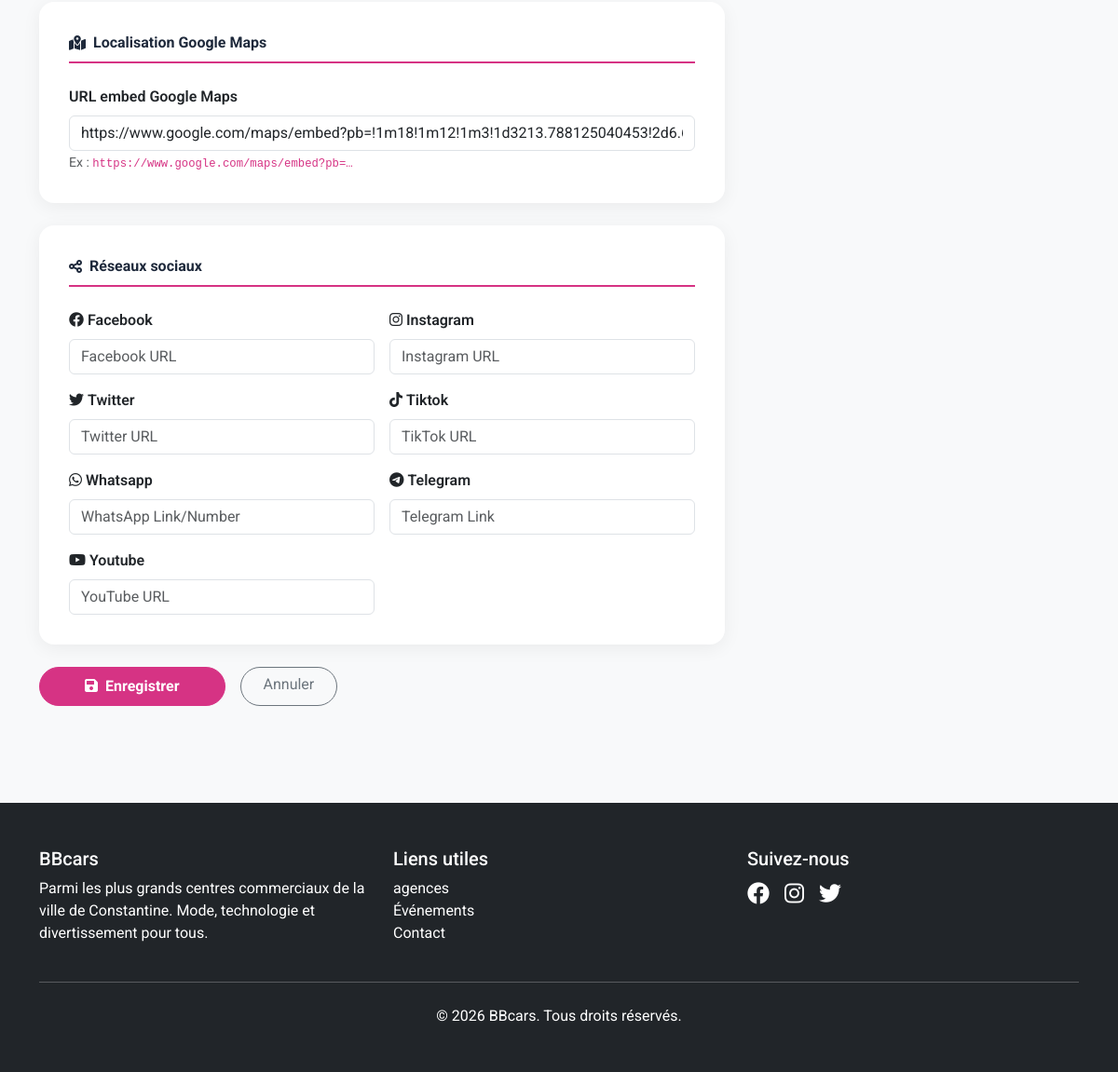
The page /agence/takwa-auto/edit/ (signed in, lower part) on the database as committed earlier.
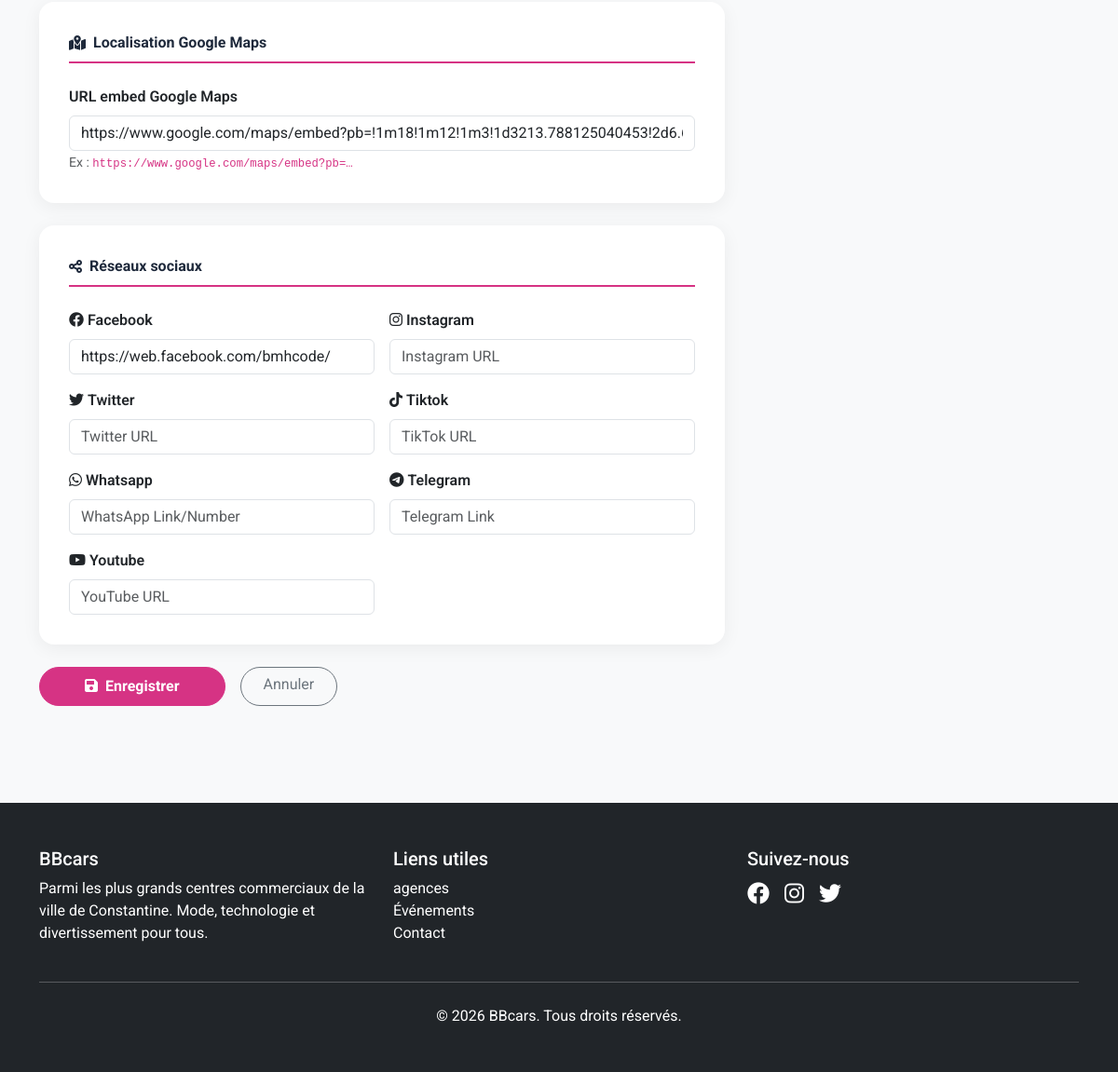
The same page on the database as committed later.
### app/models.py (models this page shows, shortened)
class Agence(models.Model):
    nom = models.CharField(max_length=200)
    slug = models.SlugField(unique=True, blank=True)
    description = models.TextField()
    manager = models.ForeignKey(User,on_delete=models.CASCADE, related_name='agences')
    telephone = models.CharField(max_length=20, blank=True, null=True)
    site_web = models.URLField(blank=True, null=True)
    email    = models.EmailField(blank=True, null=True, verbose_name="Email")
    ville = models.CharField(max_length=100, choices=ALGERIA_CITIES, blank=True, null=True, verbose_name=_("Ville"))
    commune = models.CharField(max_length=100, blank=True, null=True, verbose_name=_("Commune"))
    adresse = models.CharField(max_length=200, help_text="Ex: Niveau 1, Aile Nord")
    google_map = models.URLField(max_length=1000, blank=True, verbose_name="Google Map URL")
    est_en_vedette = models.BooleanField(default=False)
    cree_le = models.DateTimeField(auto_now_add=True)
    modifie_le = models.DateTimeField(auto_now=True)
    date_ouverture = models.DateField(blank=True, null=True, verbose_name="date d'ouverture (si future)")
    heure_ouverture = models.TimeField(null=True, blank=True)
    heure_fermeture = models.TimeField(null=True, blank=True)
    est_ferme = models.BooleanField(default=False, verbose_name="fermée ?")
    observation = models.TextField(blank=True, verbose_name="Observation") # En cas de fermeture ou autre
    class Meta:
        verbose_name = "Agence"
        verbose_name_plural = "Agences"
    def get_absolute_url(self):
        return reverse('agence_detail', kwargs={'agence_slug': self.slug})
    def main_image(self):
        return self.images.filter(is_main=True).first()

class AgenceSocial(models.Model):
    agence = models.OneToOneField(Agence, on_delete=models.CASCADE, related_name='social')
    facebook = models.URLField(blank=True)
    instagram = models.URLField(blank=True)
    twitter = models.URLField(blank=True)
    tiktok = models.URLField(blank=True)
    whatsapp = models.URLField(blank=True)
    telegram = models.URLField(blank=True)
    youtube = models.URLField(blank=True)

### app/views.py (the view, shortened to what this page needs)
# urls.py: path('agence/<slug:agence_slug>/edit/', views.AgenceUpdateView.as_view(), name='agence_update'),
class AgenceUpdateView(AgenceManagerRequiredMixin, UpdateView):
    model = Agence
    form_class = AgenceForm
    template_name = 'app/agence_form.html'
    slug_url_kwarg = 'agence_slug'
    def get_context_data(self, **kwargs):
        context = super().get_context_data(**kwargs)
        social_instance, created = AgenceSocial.objects.get_or_create(agence=self.object)
        if self.request.POST:
            context['social_form'] = AgenceSocialForm(self.request.POST, instance=social_instance)
        else:
            context['social_form'] = AgenceSocialForm(instance=social_instance)
        return context

### app/forms.py
class AgenceSocialForm(forms.ModelForm):
    class Meta:
        model = AgenceSocial
        fields = ['facebook', 'instagram', 'twitter', 'tiktok', 'whatsapp', 'telegram', 'youtube']
        widgets = {
            'facebook': forms.URLInput(attrs={'class': 'form-control', 'placeholder': 'Facebook URL'}),
            'instagram': forms.URLInput(attrs={'class': 'form-control', 'placeholder': 'Instagram URL'}),
            'twitter': forms.URLInput(attrs={'class': 'form-control', 'placeholder': 'Twitter URL'}),
            'tiktok': forms.URLInput(attrs={'class': 'form-control', 'placeholder': 'TikTok URL'}),
            'whatsapp': forms.URLInput(attrs={'class': 'form-control', 'placeholder': 'WhatsApp Link/Number'}),
            'telegram': forms.URLInput(attrs={'class': 'form-control', 'placeholder': 'Telegram Link'}),
            'youtube': forms.URLInput(attrs={'class': 'form-control', 'placeholder': 'YouTube URL'}),
        }

### app/context_processors.py (called while the page is built)
def user_has_agence(request):
    if request.user.is_authenticated:
        return {
            "has_agence": request.user.agences.exists(),
            "first_agence": request.user.agences.first(),
        }
    return {}

def wishlist_context(request):
    wishlist_count = 0
    user_wishlist_ids = []
    if request.user.is_authenticated:
        wishlist, created = Wishlist.objects.get_or_create(user=request.user)
        wishlist_count = wishlist.cars.count()
        user_wishlist_ids = list(
            wishlist.cars.values_list("id", flat=True)
        )
    return {
        "wishlist_count": wishlist_count,
        "user_wishlist_ids": user_wishlist_ids,
    }

### app/views.py (called while the page is built, shortened)
    def test_func(self):
        if self.request.user.is_superuser:
            return True

### templates/app/agence_form.html (shortened to what this page needs)
{% extends 'base.html' %}
{% load static %}
{% block content %}
<form method="post" enctype="multipart/form-data" novalidate>
    <div class="row g-4">
        <div class="col-lg-8">
            <div class="form-section">
                <div class="form-section-title"><i class="fas fa-map-marked-alt"></i> Localisation Google Maps</div>
                <label class="form-label fw-semibold">URL embed Google Maps</label>
                {{ form.google_map }}
                <small class="text-muted">Ex&nbsp;: <code>https://www.google.com/maps/embed?pb=…</code></small>
            </div>
            {% if social_form %}
            <div class="form-section">
                <div class="form-section-title"><i class="fas fa-share-alt"></i> Réseaux sociaux</div>
                <div class="row g-3">
                    {% for field in social_form %}
                    <div class="col-md-6">
                        <label class="form-label fw-semibold">
                            <i class="fab fa-{{ field.name }} me-1"></i>{{ field.label }}
                        </label>
                        {{ field }}
                    </div>
                    {% endfor %}
                </div>
            </div>
            {% endif %}
            <div class="d-flex gap-3">
                <button type="submit" class="btn btn-primary px-5 py-2 rounded-pill fw-bold">
                    <i class="fas fa-save me-2"></i>{% if object %}Enregistrer{% else %}Créer{% endif %}
                </button>
                <a href="{% url 'agence_list' %}" class="btn btn-outline-secondary rounded-pill px-4">Annuler</a>
            </div>
        </div>
        {% if object %}
        <div class="col-lg-4">
        </div>
        {% endif %}
    </div>
</form>
{% endblock %}

### templates/base.html (shortened to what this page needs)
<!DOCTYPE html>
<html lang="fr">
<head>
    <link href="https://cdn.jsdelivr.net/npm/bootstrap@5.3.0/dist/css/bootstrap.min.css" rel="stylesheet">
    <link rel="stylesheet" href="https://cdnjs.cloudflare.com/ajax/libs/font-awesome/6.0.0/css/all.min.css">
</head>
<body>
    <main class="container py-4">
        {% block content %}{% endblock %}
    </main>
    <footer class="footer">
        <div class="container">
            <div class="row">
                <div class="col-md-4">
                    <h5>BBcars</h5>
                    <p>Parmi les plus grands centres commerciaux de la ville de Constantine. Mode, technologie et divertissement pour tous.</p>
                </div>
                <div class="col-md-4">
                    <h5>Liens utiles</h5>
                    <ul class="list-unstyled">
                        <li><a href="{% url 'agence_list' %}" class="text-white text-decoration-none">agences</a></li>
                        <li><a href="{% url 'evenement_list' %}" class="text-white text-decoration-none">Événements</a></li>
                        <li><a href="{% url 'contact' %}" class="text-white text-decoration-none">Contact</a></li>
                    </ul>
                </div>
                <div class="col-md-4">
                    <h5>Suivez-nous</h5>
                    <div class="d-flex gap-3 fs-4">
                        <a href="#" class="text-white"><i class="fab fa-facebook"></i></a>
                        <a href="#" class="text-white"><i class="fab fa-instagram"></i></a>
                        <a href="#" class="text-white"><i class="fab fa-twitter"></i></a>
                    </div>
                </div>
            </div>
            <hr class="my-4">
            <div class="text-center">
                <p class="mb-0">&copy; 2026 BBcars. Tous droits réservés.</p>
            </div>
        </div>
    </footer>
</body>
</html>

### templates/base.html (style rules this page uses)
:root { --color-primary: #1e293b; --color-pink: #d63384; --accent: #d63384; --color-bg: #f8f9fa; --color-muted: #64748b; --color-border: #e2e8f0; --transition: all 0.3s ease; --transition-slow: all 0.5s ease; --radius-lg: 12px; --radius-xl: 20px; --shadow-md: 0 4px 15px rgba(0,0,0,0.05); --font-display: 'Montserrat', sans-serif; }
body { font-family: 'Roboto', sans-serif; background-color: #f8f9fa; }
.btn-primary { background-color: #d63384; border-color: #d63384; }
.footer { background-color: #212529; color: #fff; padding: 3rem 0; margin-top: 5rem; }

### templates/app/agence_form.html (style rules this page uses)
.form-section { background: #fff; border-radius: 16px; box-shadow: 0 4px 20px rgba(0,0,0,.06); padding: 2rem; margin-bottom: 1.5rem; }
.form-section-title { font-size: 1rem; font-weight: 700; color: #1e293b; border-bottom: 2px solid var(--color-pink); padding-bottom: .5rem; margin-bottom: 1.5rem; display: flex; align-items: center; gap: .5rem; }

Rows that differ between the two databases and show on the page:
changed AgenceSocial: facebook (not shown) → "https://web.facebook.com/bmhcode/"
